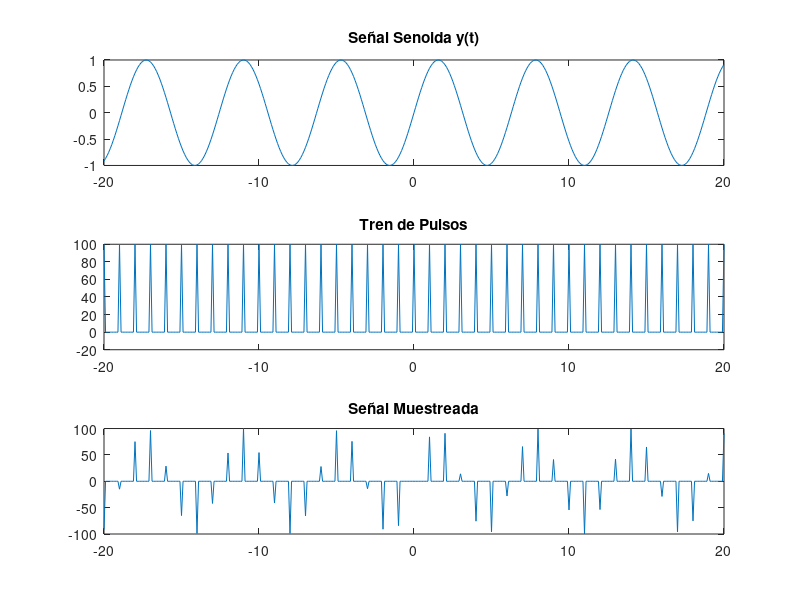

The MATLAB source for this figure:
T=1;
t=-20:0.1:20;
y=sin(t);
pdirac=0.0;

for n=min(t):max(t)
    pdirac=pdirac+100*sinc(100*(t-T*n));
end

subplot(3,1,1)
plot(t,y);
title('Señal Senoida y(t)');
subplot(3,1,2)
plot(t,pdirac)
title('Tren de Pulsos');
mult=y.*(pdirac);
subplot(3,1,3)
plot(t,mult)
title('Señal Muestreada');